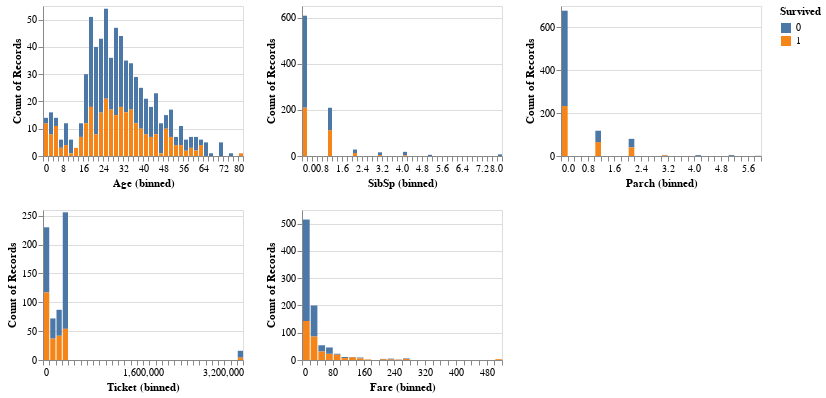

Source (notebook cell):
### Markdown cell above
# EDA

### Code cell
alt.Chart(train_df).mark_bar().encode(
    alt.X(alt.repeat(), type='quantitative', bin=alt.Bin(maxbins=40)),
    y='count()',
    fill='Survived'
).properties(
    width=200,
    height=150
).repeat(
    ['Age', 'SibSp', 'Parch', 'Ticket', 'Fare'],
    columns=3
)

### Figure 1 — Vega-Lite specification as saved in the notebook (floating-point values rounded to 4 significant figures; data arrays with more than 128 entries replaced by an {"elided": "..."} marker saying what was removed)
{"$schema": "https://vega.github.io/schema/vega-lite/v4.8.1.json", "columns": 3, "config": {"view": {"continuousHeight": 300, "continuousWidth": 400}}, "datasets": {"data-3d221c1cbcc984f2e9e18d98580f3887": {"elided": "891 records"}}, "repeat": ["Age", "SibSp", "Parch", "Ticket", "Fare"], "spec": {"data": {"name": "data-3d221c1cbcc984f2e9e18d98580f3887"}, "encoding": {"fill": {"field": "Survived", "type": "nominal"}, "x": {"bin": {"maxbins": 40}, "field": {"repeat": "repeat"}, "type": "quantitative"}, "y": {"aggregate": "count", "type": "quantitative"}}, "height": 150, "mark": "bar", "width": 200}}
